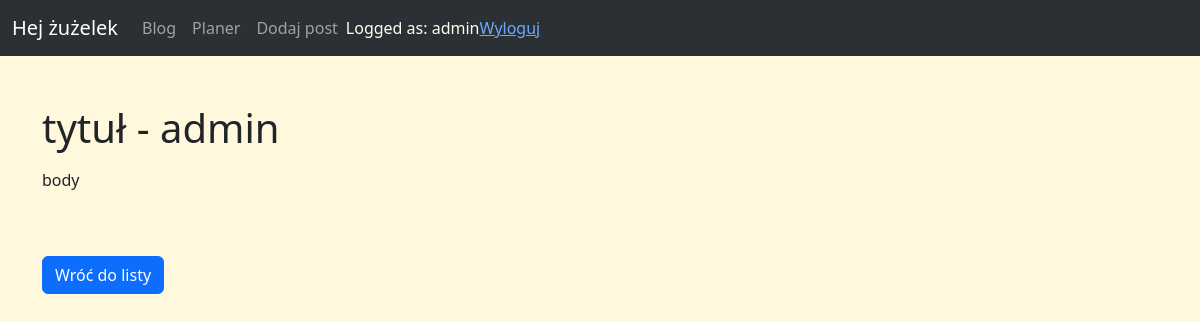
/blog/post/tytu (signed in), run on an earlier commit of the app's database.
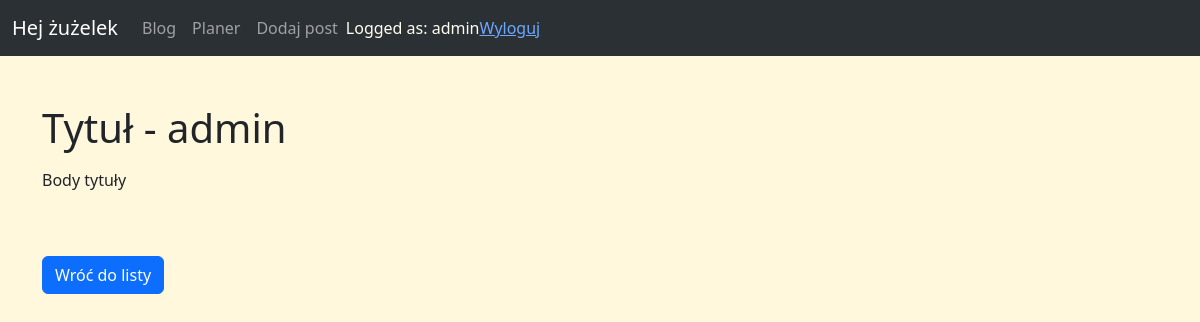
And on a later commit of the database.
### blog/models.py (models this page shows, shortened)
class Post(models.Model):
    title = models.CharField(max_length=255)
    author = models.ForeignKey(User, on_delete=models.CASCADE)
    slug = models.SlugField(null=True)
    body = models.TextField()
    created_at = models.DateTimeField(auto_now_add=True)
    updated_at = models.DateTimeField(auto_now=True)
    class Meta:
        ordering = ['-id']

### blog/views.py (the view)
# urls.py: path('post/<slug:slug>', postDetailsView.as_view(), name='details'),
class postDetailsView(LoginRequiredMixin, DetailView):
    model = Post
    template_name = 'blog/article_details.html'
    login_url = reverse_lazy('login')

### blog/templatetags/markdown_extras.py (called while the page is built)
@register.filter
def convert_markdown(value):
    return markdown.markdown(value, extensions=['markdown.extensions.fenced_code'])

### blog/templates/blog/article_details.html (shortened to what this page needs)
{% extends 'base.html' %}
{% load markdown_extras %}
{% block content %}
    <h1>{{ post.title }} - {{ post.author }}</h1>
    <p>{{ post.body | convert_markdown | safe }}</p>
    <br><br>
    <button type="button" class="btn btn-primary"><a href="{% url 'blog_home' %}">Wróć do listy</a></button>
{% endblock %}

What changed in the data, as far as the page shows it:
changed Post "admin": title "tytuł" → "Tytuł"; body|convert_markdown "body" → "Body tytuły"
